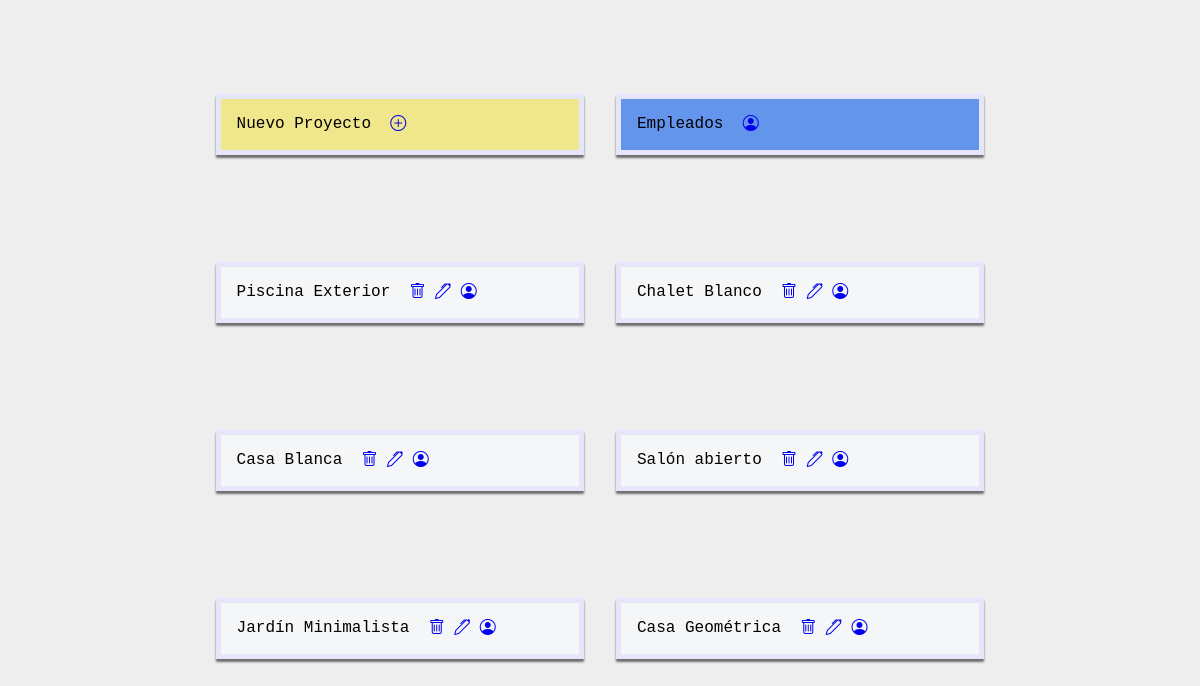
/ADMIN/panel.php (signed in), run on the app's committed database.
### tables this page shows
CREATE TABLE `proyectos` (
  `idProyectos` int(11) NOT NULL,
  `nombre` varchar(45) DEFAULT NULL,
  `localizacion` varchar(45) DEFAULT NULL,
  `presupuesto` int(11) DEFAULT NULL,
  `fecha_inicio` date DEFAULT NULL,
  `fecha_fin` date DEFAULT NULL,
  `Descripcion` varchar(2000) DEFAULT NULL,
  `URL_Imagenes` varchar(200) DEFAULT NULL
);

### ADMIN/panel.php (the view, shortened to what this page needs)
<!DOCTYPE html>
<html lang="es">
<head>
  <link rel="stylesheet" href="https://cdn.jsdelivr.net/npm/bootstrap-icons@1.10.5/font/bootstrap-icons.css">
</head>
<?php
if (isset($_SESSION['usuario'])) {
  include "conn.php";
?>
  <body>
    <main>
      <section id="gestion">
        <div id="nuevo-proyecto">
          Nuevo Proyecto&nbsp;&nbsp;
          <a href="nuevo-proyecto.php"><i class="bi bi-plus-circle"></i></a>
        </div>
        <div id="empleados">
          Empleados&nbsp;&nbsp;
          <a href="empleados.php"><i class="bi bi-person-circle"></i></a>
        </div>
      </section>
      <?php
      $registros = mysqli_query($conexion, "SELECT idProyectos, nombre FROM `proyectos` ");
      $filas = mysqli_fetch_all($registros, MYSQLI_ASSOC);
      foreach ($filas as $fila) {
      ?>
        <div id="proyectos">
          <?php echo $fila['nombre'] ?>&nbsp;&nbsp;
          <a href="./panel.php?id=<?php echo $fila['idProyectos'] ?>"><i class="bi bi-trash"></i></a>&nbsp;
          <a href="./actualizar-datos.php?id=<?php echo $fila['idProyectos'] ?>"><i class="bi bi-pen"></i></a>&nbsp;
          <a href="#"><i class="bi bi-person-circle"></i></a>
        </div>
    <?php
      }
    }
    ?>
    </main>
  </body>
</html>

### ADMIN/panel.php (style rules this page uses)
body { background-color: #eee; }
main { margin: 0 auto; padding: 3em; display: flex; flex-flow: row wrap; justify-content: center; align-items: center; height: 80vh; gap: 2em; font-family: 'Courier New', Courier, monospace; font-weight: 500; }
#gestion { display: flex; justify-content: center; width: 100%; gap: 2em; }
#nuevo-proyecto { background-color: khaki; }
#empleados { background-color: cornflowerblue; }
div { text-align: center; display: flex; width: 30%; border: 5px solid lavender; padding: 1em; background-color: #f5f6f7; box-shadow: 0px 3px 2px #6d6d6d; }

### data on the page
proyectos: nombre "Piscina Exterior"
proyectos: nombre "Chalet Blanco"
proyectos: nombre "Casa Blanca"
proyectos: nombre "Salón abierto"
proyectos: nombre "Jardín Minimalista"
proyectos: nombre "Casa Geométrica"
